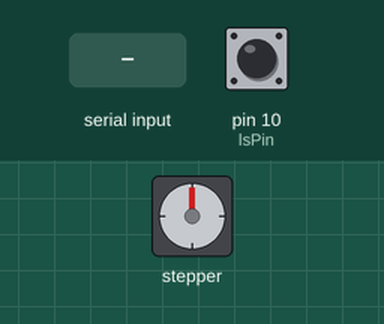
The sketch below on a simulated Arduino Uno, built with avr-gcc and run on an emulated ATmega328P. On the bench: stepper motor. Wiring (inferred from the names in the program): stepper motor driver (200 steps per turn assumed): step pin 3; direction pin 4. Inputs (shaded band) come from the test bench; at power-on: pin 10 (lsPin) HIGH.

Above: at 1.2 s.
1.3 s: "r" received over Serial
At 1.8 s:
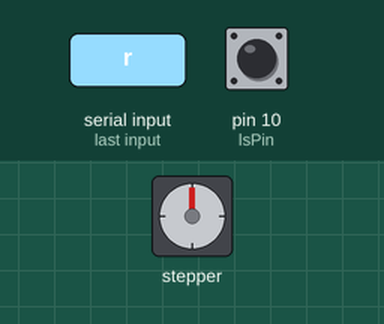
4.3 s: pin 10 (lsPin) pulled LOW for 0.15 s
6.0 s: "t" received over Serial
At 6.9 s:
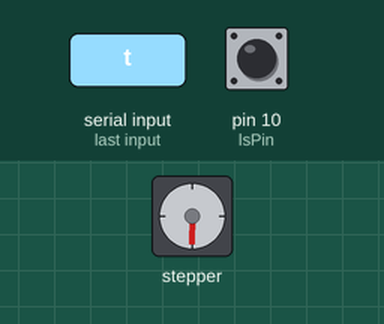
9.0 s: pin 10 (lsPin) pulled LOW for 1 s
11.5 s: "u" received over Serial
At 12.9 s:
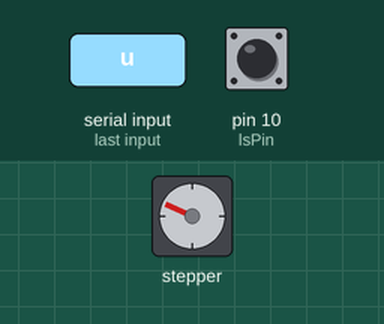
13.7 s: "t" received over Serial
At 25.4 s:
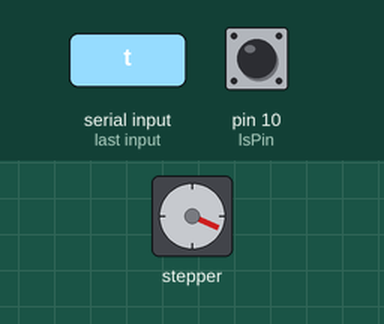
Timing chart, 0 to 26.4 s (numbered marks = the images above; inputs shaded):
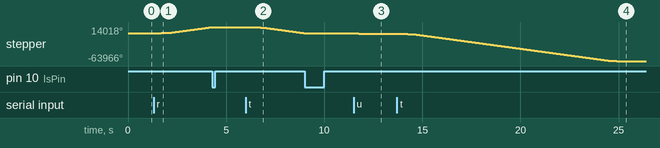

The sketch:

StepperDriverOld.ino.ino
```cpp
// 'u' => up
// 'd' => down
// 'r' => reset to bottom
// 't' => move to top

// defines pins numbers
const int lsPin = 10;
const int sleepPin = 2;
const int stepPin = 3;
const int dirPin = 4;

const int speed = 80;
const long count = 34700;
//const long count = 4000;

int mode;
int debounce;


void setup() {
  // Sets the two pins as Outputs
  pinMode(stepPin,OUTPUT);
  pinMode(lsPin,INPUT_PULLUP);
  pinMode(dirPin,OUTPUT);
  pinMode(sleepPin,OUTPUT);

  Serial.begin(9600);

  mode = 2;
  debounce = 0;
}


void loop() {

  if(mode==0)
  {
    go_bottom();
  }
  if (mode == 1) {
    mode = 2;
  calibrate();
  }

  mode = 2;

  while (mode==2) {
    while(Serial.available() == 0) {};
    char rec = Serial.read();
    if(rec == 'r')
    {
      mode = 0;
      digitalWrite(dirPin,LOW); //Changes the rotations direction
    }
    if(rec == 't')
    {
      mode = 0;
      digitalWrite(dirPin,HIGH); //Changes the rotations direction
    }
    if(rec == 'u')
    {
      go_up();
    }
    if(rec == 'd')
    {
      go_down();
    }
  }

     delay(100); // One second delay
  digitalWrite(sleepPin,LOW); //Changes the rotations direction
//     delay(2000); // One second delay
   digitalWrite(sleepPin,HIGH); //Changes the rotations direction
     delay(100); // One second delay

}


void go_up(void)
{
       digitalWrite(dirPin,LOW); //Changes the rotations direction
      digitalWrite(sleepPin,HIGH);

      for(int x = 0; x < 500; x++) {
        digitalWrite(stepPin,HIGH);
        delayMicroseconds(500);
        digitalWrite(stepPin,LOW);
        delayMicroseconds(1000);
      }

      digitalWrite(dirPin,HIGH); //Changes the rotations direction
      digitalWrite(sleepPin,LOW);

}
void go_down(void)
{
       digitalWrite(dirPin,HIGH); //Changes the rotations direction
      digitalWrite(sleepPin,HIGH);

      for(int x = 0; x < 500; x++) {
        digitalWrite(stepPin,HIGH);
        delayMicroseconds(500);
        digitalWrite(stepPin,LOW);
        delayMicroseconds(1000);
      }

      digitalWrite(dirPin,LOW); //Changes the rotations direction
      digitalWrite(sleepPin,LOW);

}

void go_bottom(void)
{
    digitalWrite(sleepPin,HIGH); //Changes the rotations direction
    digitalWrite(dirPin, !digitalRead(dirPin));
    //  digitalWrite(dirPin,HIGH); // Enables the motor to move in a particular direction
    // Makes 200 pulses for making one full cycle rotation
    for(long x = 0; x < count; x++) {
      if(!(digitalRead(lsPin)))
        debounce++;
      else
         debounce = 0;

      if (debounce >= 5) {
        debounce = 0;
        digitalWrite(sleepPin,LOW);
        mode = 1;
        break;
      }

      digitalWrite(stepPin,HIGH);
      delayMicroseconds(200);
      digitalWrite(stepPin,LOW);

      long y = 1000-(x);
      if (x < 1000)
        delayMicroseconds(y);

      y = (x-(count-500))*2;
      if (x > (count-500))
        delayMicroseconds(y);
      delayMicroseconds(speed);
    }
}


void calibrate(void)
{
  delay(100); // One second delay

      digitalWrite(dirPin,LOW); //Changes the rotations direction
      digitalWrite(sleepPin,HIGH);

      // Makes 400 pulses for making two full cycle rotation
      for(int x = 0; x < 200; x++) {

         if((digitalRead(lsPin)))
          debounce++;
        else
           debounce = 0;

        if (debounce >= 5) {
          debounce = 0;
          break;
        }


        digitalWrite(stepPin,HIGH);
        delayMicroseconds(500);
        digitalWrite(stepPin,LOW);
        delayMicroseconds(1000);
      }
      for(int x = 0; x < 50; x++) {
        digitalWrite(stepPin,HIGH);
        delayMicroseconds(500);
        digitalWrite(stepPin,LOW);
        delayMicroseconds(1000);
      }
      digitalWrite(dirPin,HIGH); //Changes the rotations direction
      digitalWrite(sleepPin,LOW);
}
```

Measured:
- after the input at 1.3 s, stepper: keeps turning clockwise at about 5002°/s, starting after 0.20 s
- after the input at 6.0 s, stepper: keeps turning counter-clockwise at about 5002°/s, starting after 0.20 s
- after the input at 11.5 s, stepper: turns 900° counter-clockwise in 0.75 s, starting at once
- after the input at 13.7 s, stepper: turns 62460° counter-clockwise in 11.0 s, starting after 0.20 s
